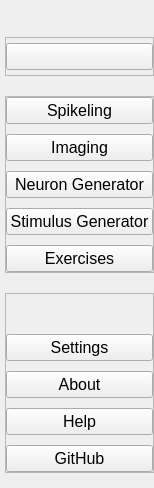
     <widget class="QWidget" name="leftMenuContainer" native="true">
      <property name="sizePolicy">
       <sizepolicy hsizetype="Fixed" vsizetype="Preferred">
        <horstretch>0</horstretch>
        <verstretch>0</verstretch>
       </sizepolicy>
      </property>
      <property name="maximumSize">
       <size>
        <width>40</width>
        <height>16777215</height>
       </size>
      </property>
      <property name="styleSheet">
       <string notr="true"/>
      </property>
      <layout class="QVBoxLayout" name="verticalLayout">
       <property name="spacing">
        <number>0</number>
       </property>
       <property name="leftMargin">
        <number>0</number>
       </property>
       <property name="topMargin">
        <number>0</number>
       </property>
       <property name="rightMargin">
        <number>0</number>
       </property>
       <property name="bottomMargin">
        <number>0</number>
       </property>
       <item>
        <widget class="QWidget" name="leftMenuSubContainer" native="true">
         <property name="sizePolicy">
          <sizepolicy hsizetype="Fixed" vsizetype="Preferred">
           <horstretch>0</horstretch>
           <verstretch>0</verstretch>
          </sizepolicy>
         </property>
         <property name="minimumSize">
          <size>
           <width>0</width>
           <height>0</height>
          </size>
         </property>
         <property name="styleSheet">
          <string notr="true"/>
         </property>
         <layout class="QVBoxLayout" name="verticalLayout_4">
          <property name="spacing">
           <number>20</number>
          </property>
          <property name="leftMargin">
           <number>5</number>
          </property>
          <property name="topMargin">
           <number>37</number>
          </property>
          <property name="rightMargin">
           <number>0</number>
          </property>
          <property name="bottomMargin">
           <number>15</number>
          </property>
          <item>
           <widget class="QFrame" name="menu_frame">
            <property name="styleSheet">
             <string notr="true"/>
            </property>
            <property name="frameShape">
             <enum>QFrame::StyledPanel</enum>
            </property>
            <property name="frameShadow">
             <enum>QFrame::Raised</enum>
            </property>
            <layout class="QVBoxLayout" name="verticalLayout_64">
             <property name="spacing">
              <number>10</number>
             </property>
             <property name="leftMargin">
              <number>0</number>
             </property>
             <property name="topMargin">
              <number>5</number>
             </property>
             <property name="rightMargin">
              <number>0</number>
             </property>
             <property name="bottomMargin">
              <number>5</number>
             </property>
             <item>
              <widget class="QPushButton" name="menu_pushButton">
               <property name="font">
                <font>
                 <pointsize>12</pointsize>
                </font>
               </property>
               <property name="text">
                <string/>
               </property>
               <property name="icon">
                <iconset resource="resources.qrc">
                 <normaloff>:/resources/resources/MenuLeft.png</normaloff>:/resources/resources/MenuLeft.png</iconset>
               </property>
               <property name="iconSize">
                <size>
                 <width>30</width>
                 <height>30</height>
                </size>
               </property>
              </widget>
             </item>
            </layout>
           </widget>
          </item>
          <item>
           <widget class="QFrame" name="menus_frame">
            <property name="styleSheet">
             <string notr="true"/>
            </property>
            <property name="frameShape">
             <enum>QFrame::StyledPanel</enum>
            </property>
            <property name="frameShadow">
             <enum>QFrame::Raised</enum>
            </property>
            <layout class="QVBoxLayout" name="verticalLayout_37">
             <property name="spacing">
              <number>10</number>
             </property>
             <property name="leftMargin">
              <number>0</number>
             </property>
             <property name="topMargin">
              <number>0</number>
             </property>
             <property name="rightMargin">
              <number>0</number>
             </property>
             <property name="bottomMargin">
              <number>0</number>
             </property>
             <item>
              <widget class="QPushButton" name="SpikelingMenu_pushButton">
               <property name="font">
                <font>
                 <pointsize>12</pointsize>
                </font>
               </property>
               <property name="text">
                <string>Spikeling</string>
               </property>
               <property name="icon">
                <iconset resource="resources.qrc">
                 <normaloff>:/resources/resources/Neuron.png</normaloff>:/resources/resources/Neuron.png</iconset>
               </property>
               <property name="iconSize">
                <size>
                 <width>24</width>
                 <height>24</height>
                </size>
               </property>
              </widget>
             </item>
             <item>
              <widget class="QPushButton" name="ImagingMenu_pushButton">
               <property name="font">
                <font>
                 <pointsize>12</pointsize>
                </font>
               </property>
               <property name="text">
                <string>Imaging</string>
               </property>
               <property name="icon">
                <iconset resource="resources.qrc">
                 <normaloff>:/resources/resources/Imaging.png</normaloff>:/resources/resources/Imaging.png</iconset>
               </property>
               <property name="iconSize">
                <size>
                 <width>24</width>
                 <height>24</height>
                </size>
               </property>
              </widget>
             </item>
             <item>
              <widget class="QPushButton" name="NeuronGeneratorMenu_pushButton">
               <property name="font">
                <font>
                 <pointsize>12</pointsize>
                </font>
               </property>
               <property name="text">
                <string>Neuron Generator</string>
               </property>
               <property name="icon">
                <iconset resource="resources.qrc">
                 <normaloff>:/resources/resources/StimGen.png</normaloff>:/resources/resources/StimGen.png</iconset>
               </property>
               <property name="iconSize">
                <size>
                 <width>24</width>
                 <height>24</height>
                </size>
               </property>
              </widget>
             </item>
             <item>
              <widget class="QPushButton" name="StimuluGeneratorMenu_pushButton">
               <property name="font">
                <font>
                 <pointsize>12</pointsize>
                </font>
               </property>
               <property name="text">
                <string>Stimulus Generator</string>
               </property>
               <property name="icon">
                <iconset resource="resources.qrc">
                 <normaloff>:/resources/resources/Stimulus.png</normaloff>:/resources/resources/Stimulus.png</iconset>
               </property>
               <property name="iconSize">
                <size>
                 <width>24</width>
                 <height>24</height>
                </size>
               </property>
              </widget>
             </item>
             <item>
              <widget class="QPushButton" name="ExercisesMenu_pushButton">
               <property name="font">
                <font>
                 <pointsize>12</pointsize>
                </font>
               </property>
               <property name="text">
                <string>Exercises</string>
               </property>
               <property name="icon">
                <iconset resource="resources.qrc">
                 <normaloff>:/resources/resources/Exercices.png</normaloff>:/resources/resources/Exercices.png</iconset>
               </property>
               <property name="iconSize">
                <size>
                 <width>24</width>
                 <height>24</height>
                </size>
               </property>
              </widget>
             </item>
            </layout>
           </widget>
          </item>
          <item>
           <widget class="QFrame" name="options_frame">
            <property name="styleSheet">
             <string notr="true"/>
            </property>
            <property name="frameShape">
             <enum>QFrame::StyledPanel</enum>
            </property>
            <property name="frameShadow">
             <enum>QFrame::Raised</enum>
            </property>
            <layout class="QVBoxLayout" name="verticalLayout_5">
             <property name="spacing">
              <number>10</number>
             </property>
             <property name="leftMargin">
              <number>0</number>
             </property>
             <property name="topMargin">
              <number>0</number>
             </property>
             <property name="rightMargin">
              <number>0</number>
             </property>
             <property name="bottomMargin">
              <number>0</number>
             </property>
             <item>
              <spacer name="verticalSpacer">
               <property name="orientation">
                <enum>Qt::Vertical</enum>
               </property>
               <property name="sizeHint" stdset="0">
                <size>
                 <width>20</width>
                 <height>40</height>
                </size>
               </property>
              </spacer>
             </item>
             <item>
              <widget class="QPushButton" name="SettingsMenu_pushButton">
               <property name="font">
                <font>
                 <pointsize>12</pointsize>
                </font>
               </property>
               <property name="text">
                <string>Settings</string>
               </property>
               <property name="icon">
                <iconset resource="resources.qrc">
                 <normaloff>:/resources/resources/Tutorial.png</normaloff>:/resources/resources/Tutorial.png</iconset>
               </property>
               <property name="iconSize">
                <size>
                 <width>24</width>
                 <height>24</height>
                </size>
               </property>
              </widget>
             </item>
             <item>
              <widget class="QPushButton" name="AboutMenu_pushButton">
               <property name="font">
                <font>
                 <pointsize>12</pointsize>
                </font>
               </property>
               <property name="text">
                <string>About</string>
               </property>
               <property name="icon">
                <iconset resource="resources.qrc">
                 <normaloff>:/resources/resources/About.png</normaloff>:/resources/resources/About.png</iconset>
               </property>
               <property name="iconSize">
                <size>
                 <width>24</width>
                 <height>24</height>
                </size>
               </property>
              </widget>
             </item>
             <item>
              <widget class="QPushButton" name="HelpMenu_pushButton">
               <property name="font">
                <font>
                 <pointsize>12</pointsize>
                </font>
               </property>
               <property name="text">
                <string>Help</string>
               </property>
               <property name="icon">
                <iconset resource="resources.qrc">
                 <normaloff>:/resources/resources/Help.png</normaloff>:/resources/resources/Help.png</iconset>
               </property>
               <property name="iconSize">
                <size>
                 <width>24</width>
                 <height>24</height>
                </size>
               </property>
              </widget>
             </item>
             <item>
              <widget class="QPushButton" name="GitHubMenu_pushButton">
               <property name="font">
                <font>
                 <pointsize>12</pointsize>
                </font>
               </property>
               <property name="text">
                <string>GitHub</string>
               </property>
               <property name="icon">
                <iconset resource="resources.qrc">
                 <normaloff>:/resources/resources/GitHub.png</normaloff>:/resources/resources/GitHub.png</iconset>
               </property>
               <property name="iconSize">
                <size>
                 <width>24</width>
                 <height>24</height>
                </size>
               </property>
              </widget>
             </item>
            </layout>
           </widget>
          </item>
         </layout>
        </widget>
       </item>
      </layout>
     </widget>
